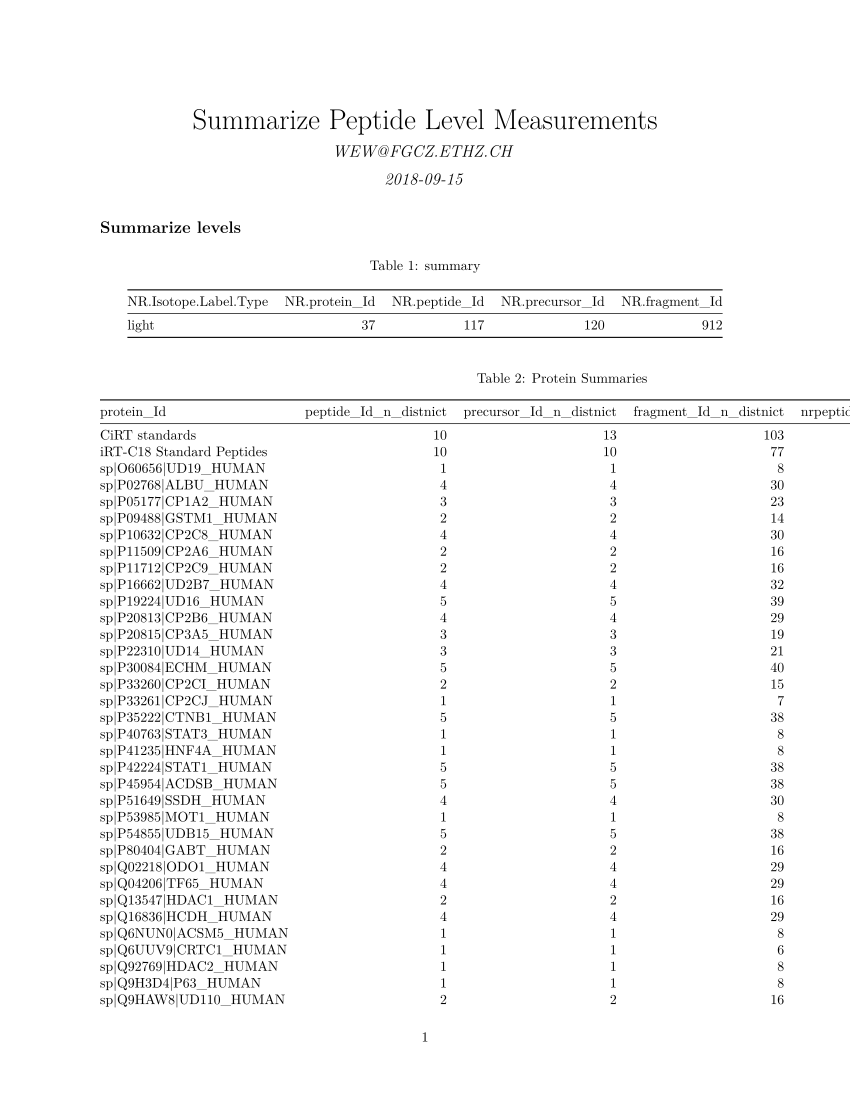

Reproduce this figure in R.
params <-
list(configuration = SRMService::skylineconfig, data = SRMService::sample_analysis)

## ----setup, include=FALSE------------------------------------------------
library(tidyverse)
library(SRMService)

knitr::opts_chunk$set(echo = FALSE, message=FALSE)
data <- eval(params$data)
configuration <- eval(params$configuration)

## ----hierarchyCounts-----------------------------------------------------

x <- hierarchyCounts( data , configuration )
knitr::kable(data.frame(NR = x), caption="summary")


## ----proteinSummaries----------------------------------------------------

x2 <- summarizeProteins(data, configuration)
x3 <- summarizeHierarchy(data, configuration)
tmp <- inner_join(x3, x2)
tmp <- tmp %>% select(-c(starts_with("min"), starts_with("max")))
knitr::kable(tmp, caption="Protein Summaries")


## ----missingFigIntensityHistorgram, fig.cap="histogram of mean condition intensities per transition"----
missignessHistogram(data, configuration)


## ----missingFigBarplot, fig.cap = "nr of missing"------------------------
xx <- missingPerCondition(data, configuration)
xx$figure

## ----missingFigBarplotCumsum, fig.cap="cumulative sum of missing"--------
xx <- missingPerConditionCumsum(data, configuration)
xx$figure
